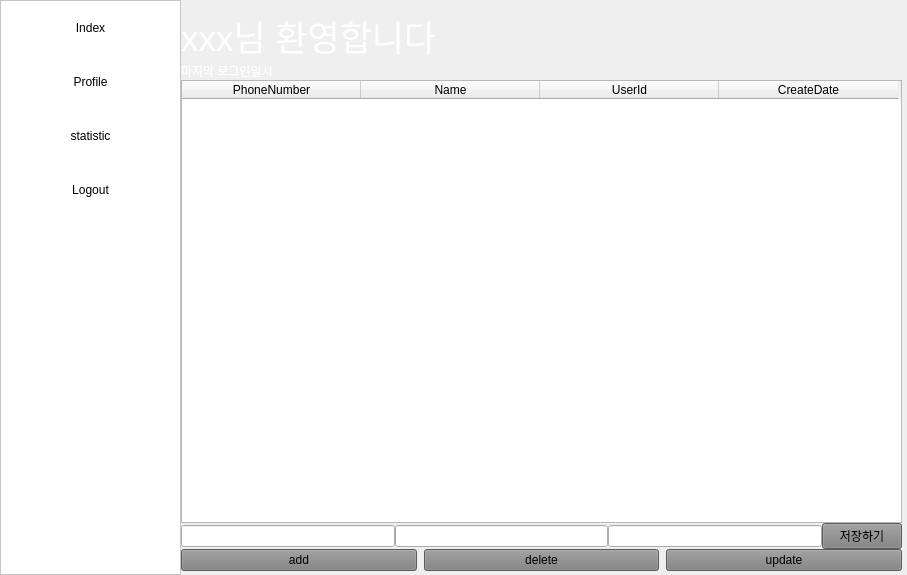
<?xml version="1.0" encoding="UTF-8"?>
<ui version="4.0">
 <class>home</class>
 <widget class="QWidget" name="home">
  <property name="geometry">
   <rect>
    <x>0</x>
    <y>0</y>
    <width>907</width>
    <height>575</height>
   </rect>
  </property>
  <property name="windowTitle">
   <string>Form</string>
  </property>
  <property name="autoFillBackground">
   <bool>false</bool>
  </property>
  <property name="styleSheet">
   <string notr="true">QWidget{background-color: rgb(0, 61,102)};</string>
  </property>
  <widget class="QListWidget" name="index_sideMenu">
   <property name="geometry">
    <rect>
     <x>0</x>
     <y>0</y>
     <width>181</width>
     <height>575</height>
    </rect>
   </property>
   <property name="styleSheet">
    <string notr="true">QListWidget::item:hover{
background: orange;
}
QListWidget{
	border-color: white;
	background-color: white;
}
QListWidget::item{
	padding:20px;
	border-radius: 5px;
}
</string>
   </property>
   <property name="spacing">
    <number>20</number>
   </property>
   <property name="modelColumn">
    <number>0</number>
   </property>
   <property name="uniformItemSizes">
    <bool>false</bool>
   </property>
   <property name="wordWrap">
    <bool>false</bool>
   </property>
   <property name="itemAlignment">
    <set>Qt::AlignmentFlag::AlignHCenter</set>
   </property>
   <property name="sortingEnabled">
    <bool>false</bool>
   </property>
   <item>
    <property name="text">
     <string>Index</string>
    </property>
    <property name="textAlignment">
     <set>AlignCenter</set>
    </property>
    <property name="background">
     <brush brushstyle="SolidPattern">
      <color alpha="255">
       <red>0</red>
       <green>170</green>
       <blue>255</blue>
      </color>
     </brush>
    </property>
    <property name="foreground">
     <brush brushstyle="SolidPattern">
      <color alpha="255">
       <red>0</red>
       <green>0</green>
       <blue>0</blue>
      </color>
     </brush>
    </property>
   </item>
   <item>
    <property name="text">
     <string>Profile</string>
    </property>
    <property name="textAlignment">
     <set>AlignCenter</set>
    </property>
    <property name="background">
     <brush brushstyle="SolidPattern">
      <color alpha="255">
       <red>0</red>
       <green>170</green>
       <blue>255</blue>
      </color>
     </brush>
    </property>
    <property name="foreground">
     <brush brushstyle="SolidPattern">
      <color alpha="255">
       <red>0</red>
       <green>0</green>
       <blue>0</blue>
      </color>
     </brush>
    </property>
   </item>
   <item>
    <property name="text">
     <string>statistic</string>
    </property>
    <property name="textAlignment">
     <set>AlignCenter</set>
    </property>
    <property name="background">
     <brush brushstyle="NoBrush">
      <color alpha="255">
       <red>0</red>
       <green>170</green>
       <blue>255</blue>
      </color>
     </brush>
    </property>
    <property name="foreground">
     <brush brushstyle="SolidPattern">
      <color alpha="255">
       <red>0</red>
       <green>0</green>
       <blue>0</blue>
      </color>
     </brush>
    </property>
   </item>
   <item>
    <property name="text">
     <string>Logout</string>
    </property>
    <property name="textAlignment">
     <set>AlignCenter</set>
    </property>
    <property name="background">
     <brush brushstyle="SolidPattern">
      <color alpha="255">
       <red>0</red>
       <green>170</green>
       <blue>255</blue>
      </color>
     </brush>
    </property>
    <property name="foreground">
     <brush brushstyle="SolidPattern">
      <color alpha="255">
       <red>0</red>
       <green>0</green>
       <blue>0</blue>
      </color>
     </brush>
    </property>
   </item>
  </widget>
  <widget class="QStackedWidget" name="stackedWidget">
   <property name="geometry">
    <rect>
     <x>181</x>
     <y>0</y>
     <width>726</width>
     <height>575</height>
    </rect>
   </property>
   <property name="styleSheet">
    <string notr="true">QStackedWidget{text-align:center;}</string>
   </property>
   <property name="currentIndex">
    <number>0</number>
   </property>
   <widget class="QWidget" name="page">
    <widget class="QWidget" name="gridLayoutWidget">
     <property name="geometry">
      <rect>
       <x>0</x>
       <y>10</y>
       <width>721</width>
       <height>561</height>
      </rect>
     </property>
     <layout class="QGridLayout" name="gridLayout" rowstretch="0,0,0,0,0,0" columnstretch="0">
      <property name="sizeConstraint">
       <enum>QLayout::SizeConstraint::SetDefaultConstraint</enum>
      </property>
      <property name="leftMargin">
       <number>0</number>
      </property>
      <property name="spacing">
       <number>0</number>
      </property>
      <item row="2" column="0">
       <layout class="QHBoxLayout" name="horizontalLayout" stretch="0,0">
        <item>
         <widget class="QLabel" name="index_lastLoginDateLabel">
          <property name="styleSheet">
           <string notr="true">QLabel{color:white;}</string>
          </property>
          <property name="text">
           <string>마지막 로그인일시 : </string>
          </property>
         </widget>
        </item>
        <item>
         <widget class="QLabel" name="index_phoneNumLabel">
          <property name="styleSheet">
           <string notr="true">QLabel{color:white;}</string>
          </property>
          <property name="text">
           <string/>
          </property>
         </widget>
        </item>
       </layout>
      </item>
      <item row="3" column="0">
       <widget class="QTableWidget" name="index_table">
        <property name="minimumSize">
         <size>
          <width>689</width>
          <height>0</height>
         </size>
        </property>
        <attribute name="horizontalHeaderCascadingSectionResizes">
         <bool>true</bool>
        </attribute>
        <attribute name="horizontalHeaderMinimumSectionSize">
         <number>179</number>
        </attribute>
        <attribute name="horizontalHeaderDefaultSectionSize">
         <number>179</number>
        </attribute>
        <attribute name="horizontalHeaderShowSortIndicator" stdset="0">
         <bool>false</bool>
        </attribute>
        <attribute name="verticalHeaderVisible">
         <bool>true</bool>
        </attribute>
        <attribute name="verticalHeaderMinimumSectionSize">
         <number>50</number>
        </attribute>
        <column>
         <property name="text">
          <string>PhoneNumber</string>
         </property>
        </column>
        <column>
         <property name="text">
          <string>Name</string>
         </property>
        </column>
        <column>
         <property name="text">
          <string>UserId</string>
         </property>
        </column>
        <column>
         <property name="text">
          <string>CreateDate</string>
         </property>
        </column>
       </widget>
      </item>
      <item row="5" column="0">
       <layout class="QHBoxLayout" name="horizontalLayout_3" stretch="1,1,1">
        <property name="spacing">
         <number>7</number>
        </property>
        <property name="rightMargin">
         <number>0</number>
        </property>
        <item>
         <widget class="QPushButton" name="index_addBtn">
          <property name="styleSheet">
           <string notr="true">QPushButton{background-color: gray; color:black;}</string>
          </property>
          <property name="text">
           <string>add</string>
          </property>
         </widget>
        </item>
        <item>
         <widget class="QPushButton" name="index_deleteBtn">
          <property name="styleSheet">
           <string notr="true">QPushButton{background-color: gray; color:black;}</string>
          </property>
          <property name="text">
           <string>delete</string>
          </property>
          <property name="autoDefault">
           <bool>false</bool>
          </property>
         </widget>
        </item>
        <item>
         <widget class="QPushButton" name="index_updateBtn">
          <property name="styleSheet">
           <string notr="true">QPushButton{background-color: gray; color:black;}</string>
          </property>
          <property name="text">
           <string>update</string>
          </property>
         </widget>
        </item>
       </layout>
      </item>
      <item row="4" column="0">
       <layout class="QHBoxLayout" name="horizontalLayout_5" stretch="1,1,1,0">
        <property name="rightMargin">
         <number>0</number>
        </property>
        <item>
         <widget class="QLineEdit" name="phoneNumberInput">
          <property name="styleSheet">
           <string notr="true">QLineEdit{color:white;}</string>
          </property>
          <property name="placeholderText">
           <string>PhoneNumber</string>
          </property>
         </widget>
        </item>
        <item>
         <widget class="QLineEdit" name="NameInput">
          <property name="styleSheet">
           <string notr="true">QLineEdit{color:white;}</string>
          </property>
          <property name="placeholderText">
           <string>Name</string>
          </property>
         </widget>
        </item>
        <item>
         <widget class="QLineEdit" name="userIdInput">
          <property name="styleSheet">
           <string notr="true">QLineEdit{color:white;}</string>
          </property>
          <property name="placeholderText">
           <string>UserId</string>
          </property>
         </widget>
        </item>
        <item>
         <widget class="QPushButton" name="index_saveBtn">
          <property name="styleSheet">
           <string notr="true">QPushButton{background-color: gray; color:black;}</string>
          </property>
          <property name="text">
           <string>저장하기</string>
          </property>
         </widget>
        </item>
       </layout>
      </item>
      <item row="0" column="0" rowspan="2">
       <widget class="QLabel" name="index_welcomeLabel">
        <property name="font">
         <font>
          <pointsize>26</pointsize>
         </font>
        </property>
        <property name="styleSheet">
         <string notr="true">QLabel{color: white;}</string>
        </property>
        <property name="text">
         <string>xxx님 환영합니다</string>
        </property>
       </widget>
      </item>
     </layout>
    </widget>
   </widget>
   <widget class="QWidget" name="page_2"/>
  </widget>
 </widget>
 <resources/>
 <connections/>
</ui>
